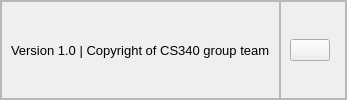
     <widget class="QFrame" name="Footer_frame">
      <property name="frameShape">
       <enum>QFrame::StyledPanel</enum>
      </property>
      <property name="frameShadow">
       <enum>QFrame::Raised</enum>
      </property>
      <layout class="QHBoxLayout" name="horizontalLayout_6">
       <property name="spacing">
        <number>0</number>
       </property>
       <property name="leftMargin">
        <number>0</number>
       </property>
       <property name="topMargin">
        <number>0</number>
       </property>
       <property name="rightMargin">
        <number>0</number>
       </property>
       <property name="bottomMargin">
        <number>0</number>
       </property>
       <item>
        <widget class="QFrame" name="footer_left_frame">
         <property name="frameShape">
          <enum>QFrame::StyledPanel</enum>
         </property>
         <property name="frameShadow">
          <enum>QFrame::Raised</enum>
         </property>
         <layout class="QHBoxLayout" name="horizontalLayout_7">
          <item>
           <widget class="QLabel" name="label_2">
            <property name="font">
             <font>
              <pointsize>10</pointsize>
             </font>
            </property>
            <property name="text">
             <string>Version 1.0 | Copyright of CS340 group team</string>
            </property>
           </widget>
          </item>
         </layout>
        </widget>
       </item>
       <item>
        <widget class="QFrame" name="footer_right_frame">
         <property name="frameShape">
          <enum>QFrame::StyledPanel</enum>
         </property>
         <property name="frameShadow">
          <enum>QFrame::Raised</enum>
         </property>
         <layout class="QHBoxLayout" name="horizontalLayout_5">
          <item alignment="Qt::AlignRight">
           <widget class="QPushButton" name="pushButton_2">
            <property name="text">
             <string/>
            </property>
            <property name="icon">
             <iconset resource="icons/icons.qrc">
              <normaloff>:/image/icons8-questions-30.png</normaloff>:/image/icons8-questions-30.png</iconset>
            </property>
            <property name="iconSize">
             <size>
              <width>25</width>
              <height>25</height>
             </size>
            </property>
           </widget>
          </item>
          <item>
           <widget class="QFrame" name="size_grip">
            <property name="maximumSize">
             <size>
              <width>10</width>
              <height>10</height>
             </size>
            </property>
            <property name="frameShape">
             <enum>QFrame::StyledPanel</enum>
            </property>
            <property name="frameShadow">
             <enum>QFrame::Raised</enum>
            </property>
           </widget>
          </item>
         </layout>
        </widget>
       </item>
      </layout>
     </widget>
